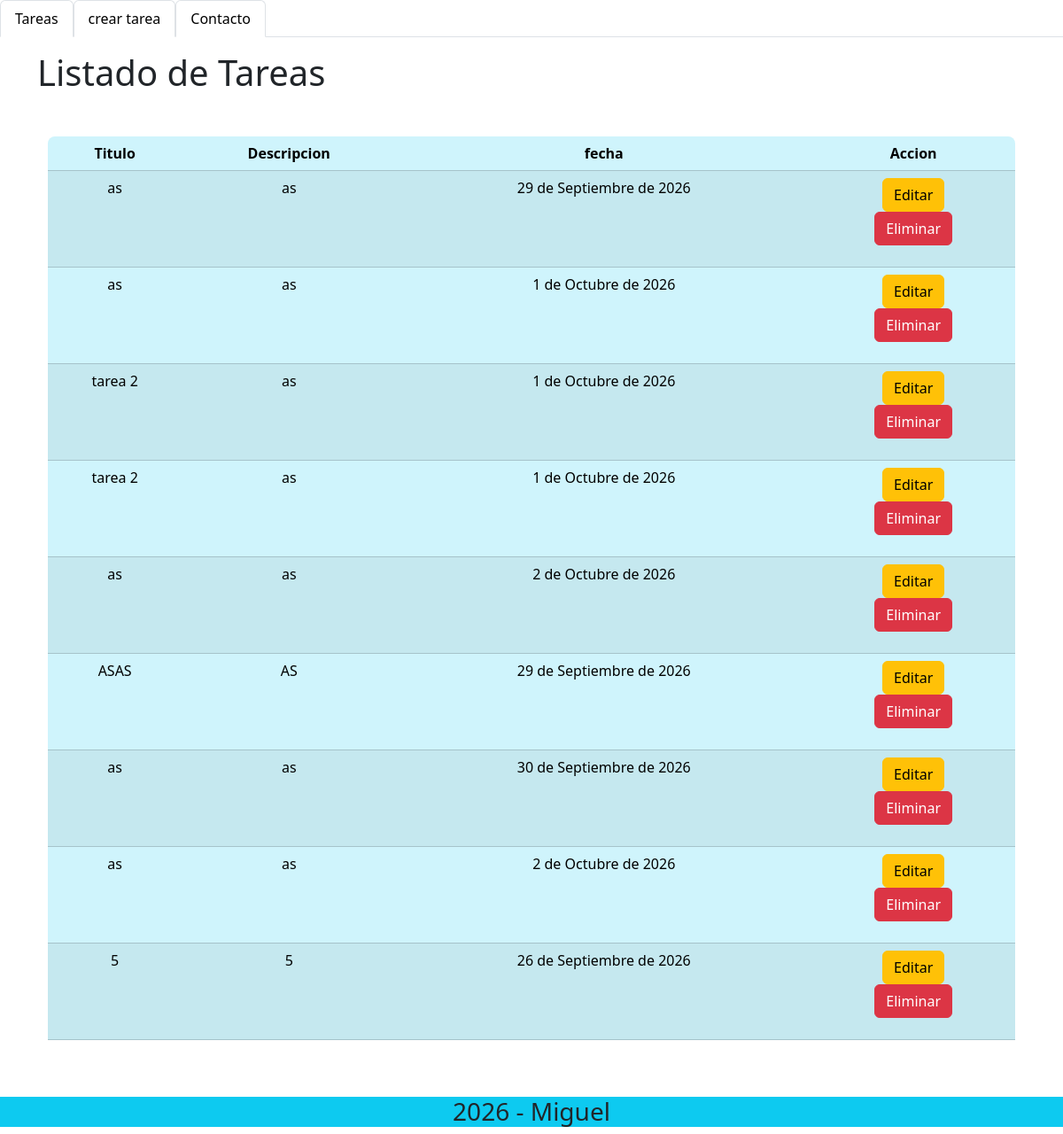
Page /tareas/ on the committed database.
### tareas/models.py (models this page shows, shortened)
class Tareas(models.Model):
    Titulo = models.CharField()
    descripcion = models.CharField()
    fecha = models.DateField()

### tareas/views.py (the view)
# urls.py: path("",views.Inicio,name='inicio'),
def Inicio(request):
    tareas = Tareas.objects.all()
    return render(request,"inicio.html",{'tareas':tareas})

### tareas/templates/inicio.html (shortened to what this page needs)
{% extends 'base.html' %}
{% block content %}
  <div class="container">
    <h1 class="mt-3">Listado de Tareas</h1>
    <div class="container mt-5 mb-5 ">
      <div class="table-responsive rounded-3  ">
        <table class="table table-info table-striped text-center">
          <thead>
            <tr>
              <th scope="col">Titulo</th>
              <th scope="col">Descripcion</th>
              <th scope="col">fecha</th>
              <th scope="col">Accion</th>
            </tr>
          </thead>
          <tbody>
            {% for tarea in tareas %}
            <tr>
              <td scope="row">{{ tarea.Titulo }}</td>
              <td>{{ tarea.descripcion }}</td>
              <td>{{ tarea.fecha }}</td>
              <td>
                <a href="{% url 'detalleTarea' tarea.id %}" class="btn btn-warning">Editar</a>
                <form action="{% url 'eliminarTarea' tarea.id %}" method="POST">
                  <input type="submit" class="btn btn-danger" value="Eliminar"/>
                </form>
              </td>
            </tr>
            {% endfor %}
          </tbody>
        </table>
      </div>
    </div>
  </div>
{% endblock %}

### templates/base.html (shortened to what this page needs)
<html lang="es" data-bs-theme="light">
  <head>
    <link href="https://cdn.jsdelivr.net/npm/bootstrap@5.3.8/dist/css/bootstrap.min.css" rel="stylesheet" />
  </head>
  <body>
    <header>
      <ul class="nav nav-tabs" id="navId" role="tablist">
        <li class="nav-item">
          <a href="{% url 'inicio' %}" class="nav-link active"
          aria-current="page">Tareas</a>
        </li>
        <li class="nav-item">
          <a href="{% url 'crearTarea' %}" class="nav-link active" >crear tarea</a>
        </li>
        <li class="nav-item">
          <a href="" class="nav-link active" >Contacto</a>
        </li>
      </ul>
    </header>
    {% block content %}
    {% endblock %}
    <footer>
    <div class="content bg-info fw-bold text-center">
            <h3>2026 - Miguel</h3>
    </div>
    </footer>
  </body>
</html>

### rows in the picture
Tareas: Titulo "as", descripcion "as", fecha "29 de Septiembre de 2026"
Tareas: Titulo "as", descripcion "as", fecha "1 de Octubre de 2026"
Tareas: Titulo "tarea 2", descripcion "as", fecha "1 de Octubre de 2026"
Tareas: Titulo "tarea 2", descripcion "as", fecha "1 de Octubre de 2026"
Tareas: Titulo "as", descripcion "as", fecha "2 de Octubre de 2026"
Tareas: Titulo "ASAS", descripcion "AS", fecha "29 de Septiembre de 2026"
Tareas: Titulo "as", descripcion "as", fecha "30 de Septiembre de 2026"
Tareas: Titulo "as", descripcion "as", fecha "2 de Octubre de 2026"
Tareas: Titulo "5", descripcion "5", fecha "26 de Septiembre de 2026"
